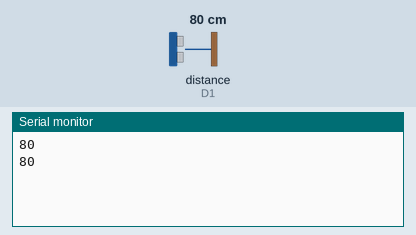
This sketch was run on a simulated ESP8266 (NodeMCU). Parts: the last lines printed to the serial monitor. Wiring (inferred from the names in the program): ultrasonic range finder: trigger D0; echo D1. Inputs (shaded band) come from the test bench; at power-on: distance to the obstacle (sensor on D1) 80 cm. The echo pulse lasts 58.3 µs per cm.

Above: at 1.8 s.
1.9 s: distance to the obstacle (sensor on D1) set to 2 cm
At 2.8 s:
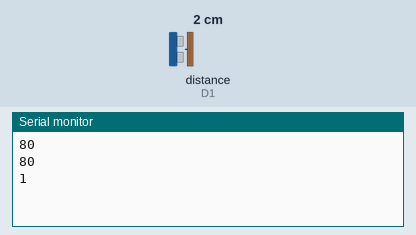
3.4 s: distance to the obstacle (sensor on D1) set to 4 cm
At 4.8 s:
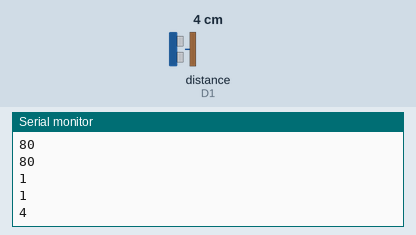
Timing chart, 0 to 6.4 s (numbered marks = the images above; inputs shaded):
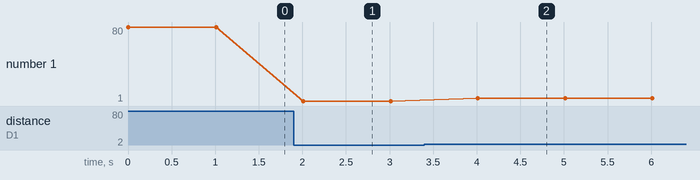

The sketch:

sketch_apr26c.ino
```cpp
#define trigPin D0
#define echoPin D1
void setup() {
  // put your setup code here, to run once:
  Serial.begin (9600);
  pinMode(trigPin, OUTPUT);
  pinMode(echoPin, INPUT);
}

void loop() {
  // put your main code here, to run repeatedly:
    long duration, distance;
  digitalWrite(trigPin, LOW);  // Added this line
  delayMicroseconds(2); // Added this line
  digitalWrite(trigPin, HIGH);
//  delayMicroseconds(1000); - Removed this line
  delayMicroseconds(10); // Added this line
  digitalWrite(trigPin, LOW);
  duration = pulseIn(echoPin, HIGH);
  distance = (duration/2) / 29.1;
  Serial.println(distance);
  delay(1000);
}
```

Measured:
- after the input at 1.9 s, the serial monitor: prints a new line after 0.11 s (image 1)
- after the input at 3.4 s, the serial monitor: prints a new line after 0.61 s (image 2)
- plotted number 1: 80 → 1 after the input at 1.9 s, 1 → 4 after the input at 3.4 s
